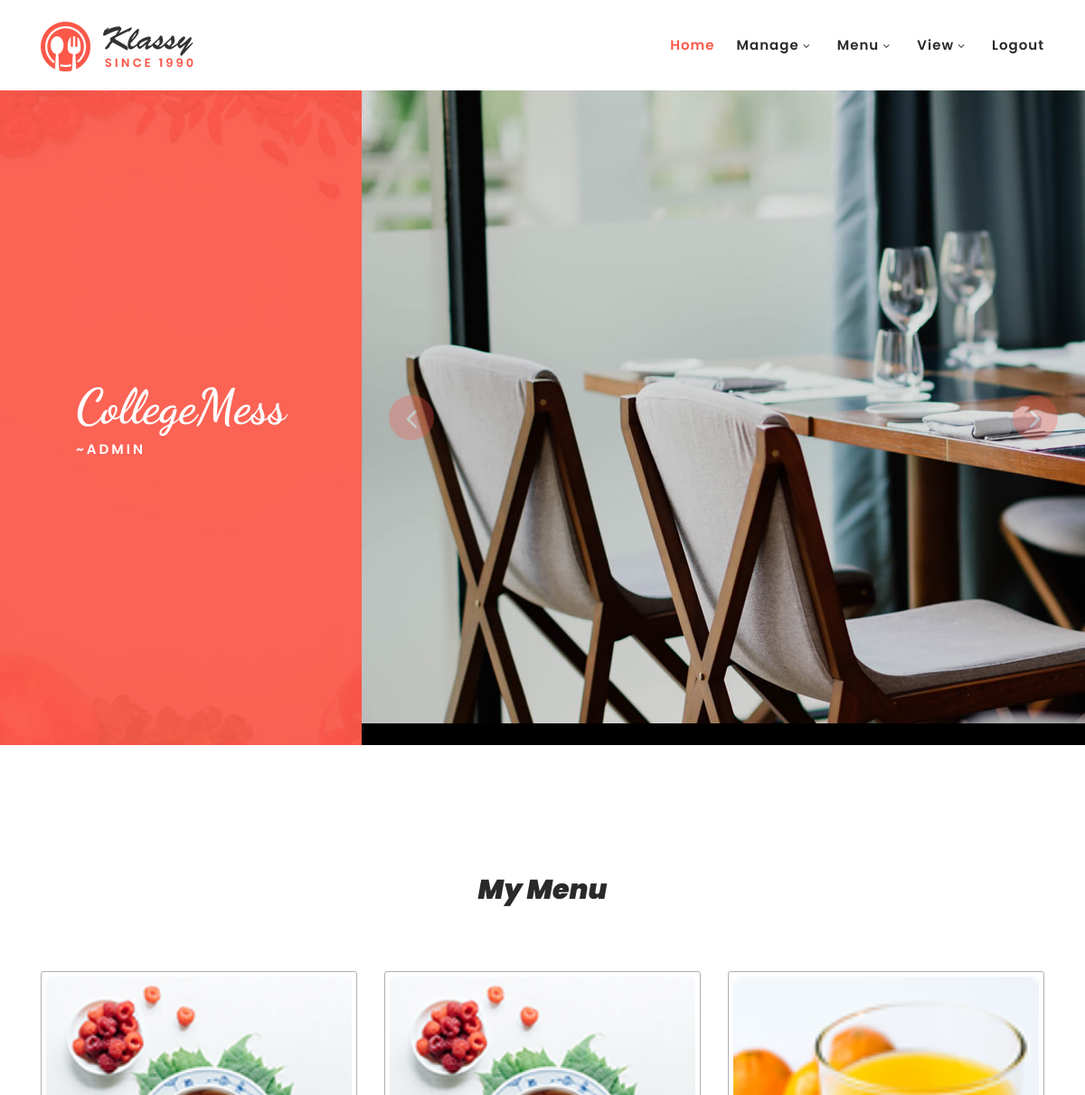
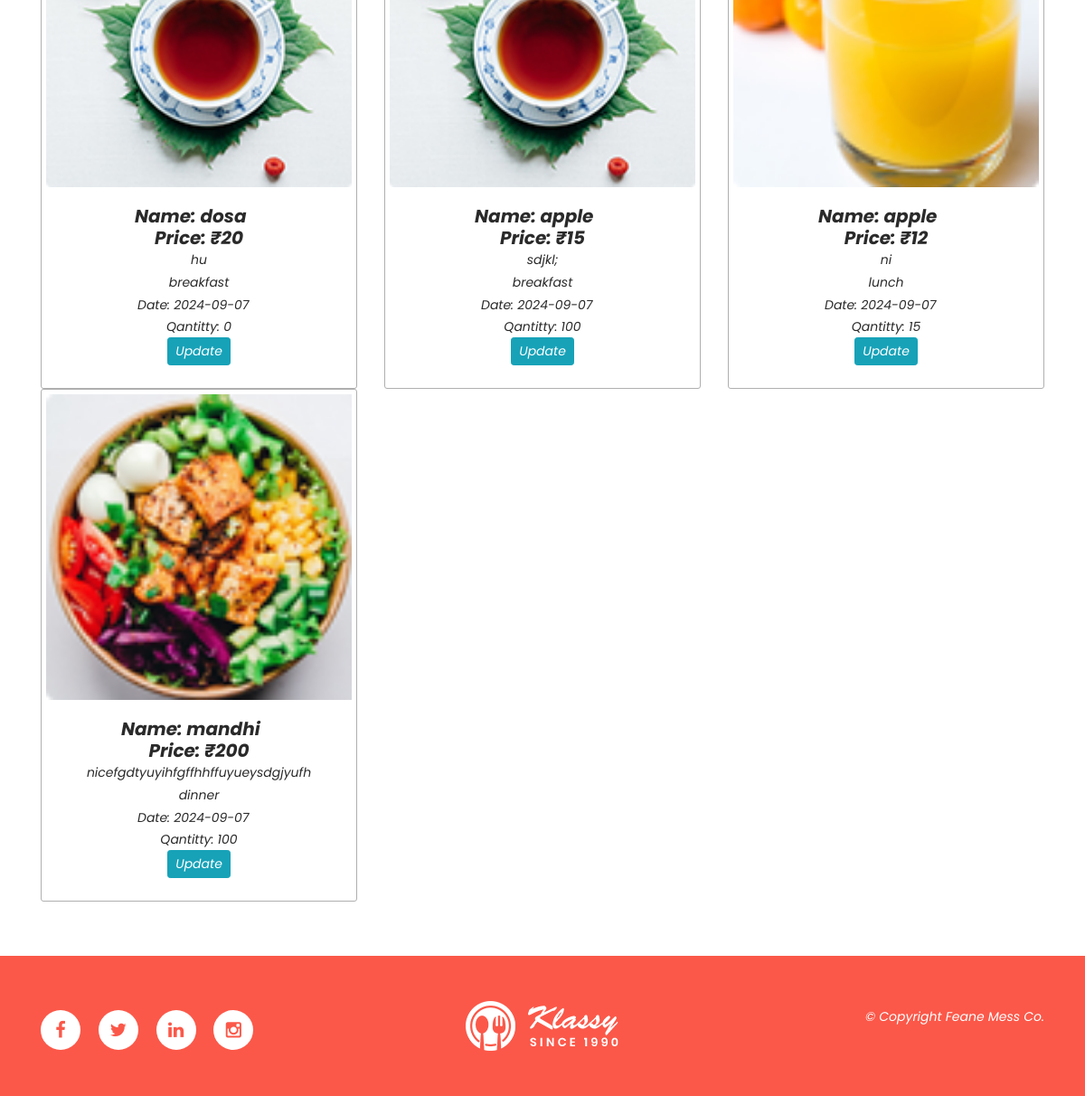
Page /admin/index.php (signed in) on the committed database (2 pictures, top to bottom).
### tables this page shows
CREATE TABLE `menu` (
  `menu_id` int(100) NOT NULL,
  `dish_name` varchar(100) NOT NULL,
  `price` varchar(100) NOT NULL,
  `menu_date` varchar(100) NOT NULL,
  `details` varchar(100) NOT NULL,
  `img` varchar(100) NOT NULL,
  `qut` varchar(100) NOT NULL,
  `m_type` varchar(10) NOT NULL
);

### admin/index.php (the view, shortened to what this page needs)
<?php
include 'header.php';
?>
    <div id="top">
        <div class="container-fluid">
            <div class="row">
                <div class="col-lg-4">
                    <div class="left-content">
                        <div class="inner-content">
                            <h4>CollegeMess</h4>
                            <h6>~admin</h6>
                        </div>
                    </div>
                </div>
                <div class="col-lg-8">
                    <div class="main-banner header-text">
                        <div class="Modern-Slider">
                          <div class="item">
                            <div class="img-fill">
                                <img src="assets/images/slide-01.jpg" alt="">
                            </div>
                          </div>
                          '
                        </div>
                    </div>
                </div>
            </div>
        </div>
    </div>
    <?php
$sql="select * from menu  where m_type!='other'";
if(mysqli_num_rows($result=mysqli_query($con,$sql))>0){
    ?>
<section class="section" id="chefs">
        <div class="container">
            <div class="row">
                <div class="col-lg-4 offset-lg-4 text-center">
                    <div class="section-heading">
                        <h2><i>My Menu</h2>
                    </div>
                </div>
            </div>
            <div class="row">
            <?php
      while($data=mysqli_fetch_array($result)){
        ?>
                <div class="col-lg-4">
                    <div class="chef-item">
                        <div class="thumb">
                            <img src="../assets/images/<?php echo $data['img']?>" alt="Chef #1">
                        </div>
                        <div class="down-content">
                            <h4>Name: <?php echo $data['dish_name']?> &nbsp;&nbsp;&nbsp;<br>Price: ₹<?php echo $data['price']?></h4>
                            <p><?php echo $data['details']?><br>
                            <?php echo $data['m_type']?>
                            </p>
                            <span>Date: <?php echo $data['menu_date']?>&nbsp;&nbsp;&nbsp;<br>Qantitty: <?php echo $data['qut']?></span><br>
                            <a href="update.php?m_id=<?php echo $data['menu_id']?>" class="btn btn-info btn-sm">Update</a>
                        </div>
                    </div>
                </div>
                <?php
      }
        ?>
            </div>
        </div>
    </section>
    <?php
      }else{?>
        <h3 style="padding:52px 250px;color:red" class=" mb-2 pb-3">Currently no request found !</h3>
        <?php
      }
      ?>
<?php
include 'footer.php';
?>

### admin/assets/css/templatemo-klassy-cafe.css (style rules this page uses)
html, body, div, span, applet, object, iframe, h1, h2, h3, h4, h5, h6, p, blockquote, div pre, a, abbr, acronym, address, big, cite, code, del, dfn, em, font, img, ins, kbd, q, s, samp, small, strike, strong, sub, sup, tt, var, b, u, i, center, dl, dt, dd, ol, ul, li, figure, header, nav, section, article, aside, footer, figcaption { margin: 0; padding: 0; border: 0; outline: 0; }
header, nav, section, article, aside, footer, hgroup { display: block; }
* { box-sizing: border-box; }
html, body { font-family: 'Poppins', sans-serif; font-weight: 400; background-color: #fff; font-size: 16px; -ms-text-size-adjust: 100%; -webkit-font-smoothing: antialiased; -moz-osx-font-smoothing: grayscale; }
a { text-decoration: none !important; }
h1, h2, h3, h4, h5, h6 { margin-top: 0px; margin-bottom: 0px; }
p { font-size: 14px; line-height: 25px; color: #2a2a2a; }
html, body { background: #fff; font-family: 'Poppins', sans-serif; }
.section-heading h2 { line-height: 40px; margin-top: 20px; margin-bottom: 25px; font-size: 30px; font-weight: 900; color: #2a2a2a; }
#top { padding-top: 100px; }
#top .col-lg-4, #top .col-lg-8 { padding: 0px; }
#top .left-content { background-image: url(../images/top-left-bg.jpg); background-position: center center; background-repeat: no-repeat; background-size: cover; position: relative; width: 100%; height: 100%; }
#top .left-content .inner-content { position: absolute; top: 50%; transform: translate(-50%, -50%); left: 50%; }
#top .left-content h4 { font-family: 'Dancing Script', cursive; color: #fff; font-size: 54px; font-weight: 700; }
#top .left-content h6 { font-size: 15px; text-transform: uppercase; font-weight: 600; color: #fff; letter-spacing: 3px; margin-top: 5px; }
.img-fill { width: 100%; display: block; overflow: hidden; position: relative; text-align: center }
.img-fill img { min-height: 100%; min-width: 100%; position: relative; display: inline-block; max-width: none; }
*, *:before, *:after { -webkit-box-sizing: border-box; box-sizing: border-box; -webkit-font-smoothing: antialiased; -moz-osx-font-smoothing: grayscale; }
.blocks-box, .slick-slider { margin: 0; padding: 0!important; }
.slick-slide { float: left ; padding: 0; }
.Modern-Slider .item .img-fill { height:100%; max-height: 700px; background:#000; }
.Modern-Slider .item.slick-active { animation:Slick-FastSwipeIn 1s both; }
.Modern-Slider { background:#000; }
.slick-slider { position:relative;display:block;-webkit-user-select:none;-moz-user-select:none;-ms-user-select:none;user-select:none;-webkit-touch-callout:none;-khtml-user-select:none;-ms-touch-action:pan-y;touch-action:pan-y;-webkit-tap-highlight-color:transparent }
.slick-slide { display:none;float:left ;height:100%;min-height:1px }
.slick-initialized .slick-slide { display:block }
#chefs { padding-top: 120px; }
#chefs .section-heading { margin-bottom: 70px; }
#chefs .chef-item { text-align: center; border: 1px solid #afafaf; padding: 5px; transition: all .5s; border-radius: 3px; }
#chefs .chef-item .thumb { position: relative; }
#chefs .chef-item .thumb img { width: 100%; overflow: hidden; position: relative; }
#chefs .chef-item .down-content { padding: 20px 0px; }
#chefs .chef-item .down-content h4 { transition: all .3s; font-size: 20px; font-weight: 700; color: #2a2a2a; }
#chefs .chef-item .down-content span { font-size: 14px; color: #2a2a2a; }

### rows in the picture
menu: img (picture), dish_name "dosa", price "20", details "hu", m_type "breakfast", menu_date "2024-09-07", qut "0"
menu: img (picture), dish_name "apple", price "15", details "sdjkl;", m_type "breakfast", menu_date "2024-09-07", qut "100"
menu: img (picture), dish_name "apple", price "12", details "ni", m_type "lunch", menu_date "2024-09-07", qut "15"
menu: img (picture), dish_name "mandhi", price "200", details "nicefgdtyuyihfgffhhffuyueysdgjyufh", m_type "dinner", menu_date "2024-09-07", qut "100"
